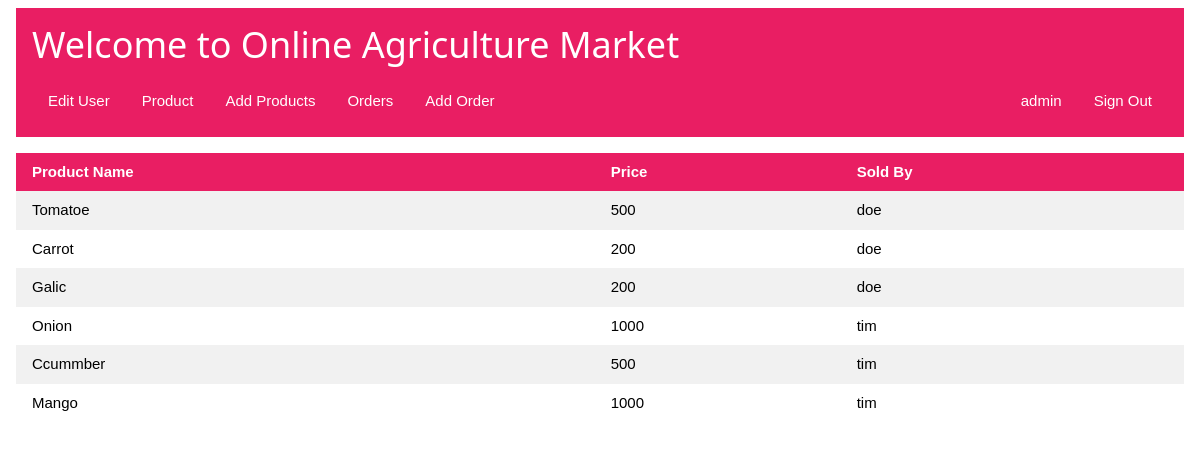
Page /home.php (signed in) on the committed database.
### tables this page shows
CREATE TABLE `products` (
  `ID` int(11) NOT NULL,
  `ProductName` varchar(20) NOT NULL,
  `Price` int(11) NOT NULL,
  `FarmerID` int(11) DEFAULT NULL,
  `updatedAt` date NOT NULL DEFAULT current_timestamp()
);

CREATE TABLE `users` (
  `ID` int(11) NOT NULL,
  `UserName` varchar(20) NOT NULL,
  `Email` varchar(100) NOT NULL,
  `Password` varchar(255) NOT NULL,
  `UserType` varchar(10) NOT NULL
);

### home.php (the view, shortened to what this page needs)
<?php
require "database.php";
?>
<!DOCTYPE html>
<html lang="en">
<head>
    <link rel="stylesheet" href="./styles/w3.css">
</head>
<body>
    <div class="w3-container w3-padding">
        <div class="w3-container w3-pink">
            <h1>Welcome to Online Agriculture Market</h1>
            <div class="w3-bar w3-pink w3-margin-bottom">
                <a href="logout.php" class="w3-bar-item w3-button w3-pink w3-hover-pale-red w3-right">Sign Out</a>
                <?php
                $query = "SELECT * FROM users WHERE UserName = '{$_SESSION['user']}'";
                $result = mysqli_query($conn, $query);
                if ($result) {
                    if (mysqli_num_rows($result) > 0) {
                        $row = mysqli_fetch_assoc($result);
                        $usertype = $row['UserType'];
                        $user = $_SESSION['user'];
                        echo "<span class=\"w3-bar-item w3-right\">{$user}</span>";
                        switch ($usertype) {
                            case 'admin':
                                echo "<a href=\"admin.php\" class=\"w3-bar-item w3-button w3-hover-pale-red\">Edit User</a>";
                                echo "<a href=\"home.php\" class=\"w3-bar-item w3-button w3-hover-pale-red\">Product</a>";
                                echo "<a href=\"addproducts.php\" class=\"w3-bar-item w3-button w3-hover-pale-red\">Add Products</a>";
                                echo "<a href=\"orders.php\" class=\"w3-bar-item w3-button w3-hover-pale-red\">Orders</a>";
                                echo "<a href=\"addorders.php\" class=\"w3-bar-item w3-button w3-hover-pale-red\">Add Order</a>";
                                break;
                        }
                    } else {
                        echo "Something Wrong Happened!";
                    }
                }
                ?>
            </div>
        </div>
        <div>
            <table class="w3-table w3-margin-top w3-striped w3-margin-bottom">
                <tr class="w3-pink">
                    <th>Product Name</th>
                    <th>Price</th>
                    <th>Sold By</th>
                </tr>
                <?php
                $query = "SELECT products.ProductName, products.Price, users.UserName FROM products INNER JOIN users ON products.FarmerID = users.ID WHERE users.UserType = 'farmer'";
                $result = mysqli_query($conn, $query);
                if ($result) {
                    if (mysqli_num_rows($result) > 0) {
                        while ($row = mysqli_fetch_assoc($result)) {
                            echo "<tr><td>{$row['ProductName']}</td>" . "<td>{$row['Price']}</td>" . "<td>{$row['UserName']}</td></tr>";
                        }
                    } else {
                        echo "<div class=\"w3-panel w3-pale-red w3-display-container\"><span onclick=\"this.parentElement.style.display='none'\"class=\"w3-button w3-large w3-display-topright\">&times;</span><h3>Sorry!</h3><p>No Products Found!</p></div>";
                    }
                }
                ?>
            </table>
        </div>
    </div>
</body>
</html>

### styles/w3.css (style rules this page uses)
html { box-sizing: border-box; }
*, *:before, *:after { box-sizing: inherit; }
html { -ms-text-size-adjust: 100%; -webkit-text-size-adjust: 100%; }
body { margin: 0; }
a { background-color: transparent; }
html, body { font-family: Verdana, sans-serif; font-size: 15px; line-height: 1.5; }
html { overflow-x: hidden; }
h1 { font-size: 36px; }
h1, h2, h3, h4, h5, h6 { font-family: "Segoe UI", Arial, sans-serif; font-weight: 400; margin: 10px 0; }
a { color: inherit; }
.w3-table, .w3-table-all { border-collapse: collapse; border-spacing: 0; width: 100%; display: table; }
.w3-striped tbody tr:nth-child(even) { background-color: #f1f1f1; }
.w3-table td, .w3-table th, .w3-table-all td, .w3-table-all th { padding: 8px 8px; display: table-cell; text-align: left; vertical-align: top; }
.w3-table th:first-child, .w3-table td:first-child, .w3-table-all th:first-child, .w3-table-all td:first-child { padding-left: 16px; }
.w3-btn, .w3-button { border: none; display: inline-block; padding: 8px 16px; vertical-align: middle; overflow: hidden; text-decoration: none; color: inherit; background-color: inherit; text-align: center; cursor: pointer; white-space: nowrap; }
.w3-btn, .w3-button { -webkit-touch-callout: none; -webkit-user-select: none; -khtml-user-select: none; -moz-user-select: none; -ms-user-select: none; user-select: none; }
.w3-bar { width: 100%; overflow: hidden; }
.w3-bar .w3-bar-item { padding: 8px 16px; float: left; width: auto; border: none; display: block; outline: 0; }
.w3-bar .w3-button { white-space: normal; }
.w3-container:after, .w3-container:before, .w3-panel:after, .w3-panel:before, .w3-row:after, .w3-row:before, .w3-row-padding:after, .w3-row-padding:before, .w3-cell-row:before, .w3-cell-row:after, .w3-clear:after, .w3-clear:before, .w3-bar:before, .w3-bar:after { content: ""; display: table; clear: both; }
.w3-container, .w3-panel { padding: 0.01em 16px; }
.w3-margin-top { margin-top: 16px !important; }
.w3-margin-bottom { margin-bottom: 16px !important; }
.w3-padding { padding: 8px 16px !important; }
.w3-right { float: right !important; }
.w3-pink, .w3-hover-pink:hover { color: #fff !important; background-color: #e91e63 !important; }

### rows in the picture
products: ProductName "Tomatoe", Price "500", FarmerID.UserName "doe"
products: ProductName "Carrot", Price "200", FarmerID.UserName "doe"
products: ProductName "Galic", Price "200", FarmerID.UserName "doe"
products: ProductName "Onion", Price "1000", FarmerID.UserName "tim"
products: ProductName "Ccummber", Price "500", FarmerID.UserName "tim"
products: ProductName "Mango", Price "1000", FarmerID.UserName "tim"

### other values in the picture
$user "admin"
